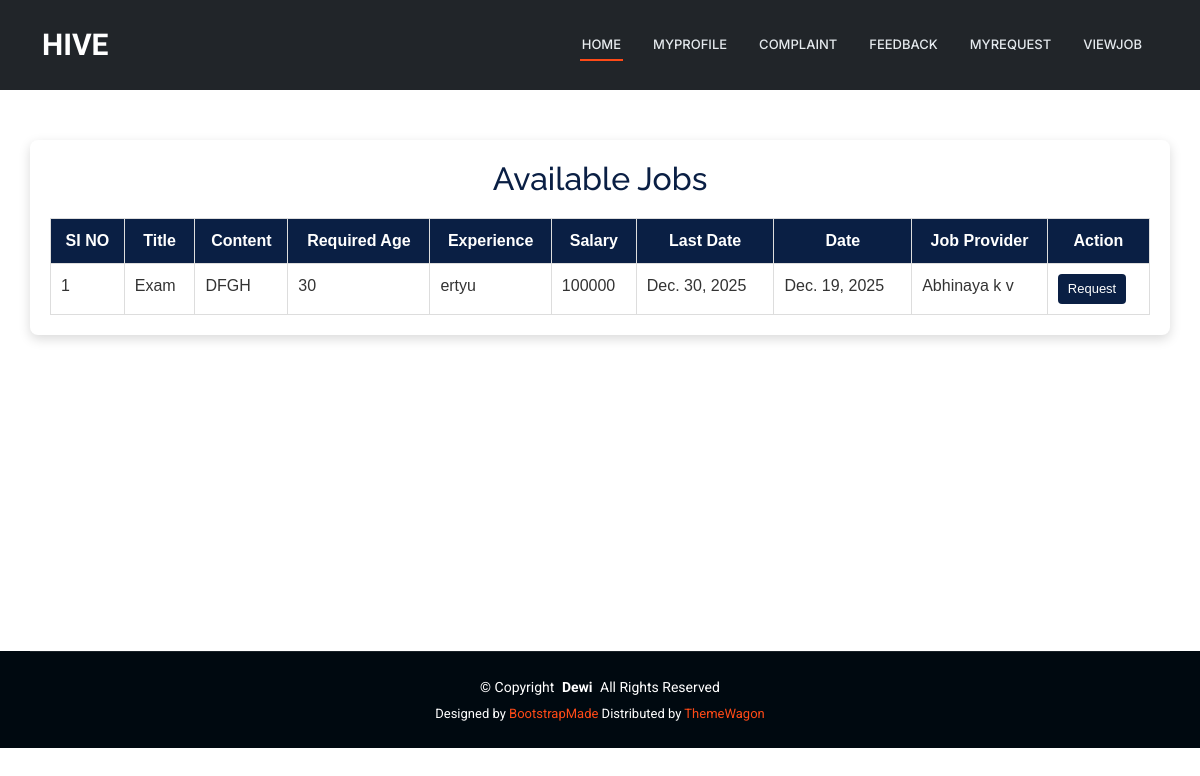
The app's page /User/ViewJob/ with its own data.
### JobProvider/models.py (models this page shows)
class tbl_job(models.Model):
    job_title=models.CharField(max_length=50)
    job_content=models.CharField(max_length=50)
    job_requriedage=models.CharField(max_length=50)
    job_experience=models.CharField(max_length=50)
    job_salary=models.CharField(max_length=50)
    job_lastdate=models.DateField()
    job_date=models.DateField(auto_now_add=True)
    job_status=models.IntegerField(default=0)
    jobprovider_id=models.ForeignKey(tbl_jobprovider,on_delete=models.CASCADE)
    jobcategory_id=models.ForeignKey(tbl_jobcategory,on_delete=models.CASCADE)
    jobtype_id=models.ForeignKey(tbl_jobtype,on_delete=models.CASCADE)

### Guest/models.py (models this page shows)
class tbl_jobprovider(models.Model):
   jobprovider_name = models.CharField(max_length=50)
   jobprovider_email = models.CharField(max_length=50)
   jobprovider_contact = models.CharField(max_length=50)
   jobprovider_address = models.CharField(max_length=100)
   jobprovider_photo = models.FileField(upload_to="Assets/JobProviderDocs/")
   jobprovider_proof = models.FileField(upload_to="Assets/JobProviderDocs/")
   jobprovider_status = models.IntegerField(default=0)
   jobprovider_doj = models.DateField(auto_now_add=True)
   jobprovider_password = models.CharField(max_length=50)
   place = models.ForeignKey(tbl_place,on_delete=models.CASCADE)

### User/views.py (the view)
# urls.py: path('ViewJob/',views.ViewJob,name="ViewJob"),
def ViewJob(request):
    jobdata=tbl_job.objects.filter(job_lastdate__gte=date.today())
    print(jobdata)
    return render(request,'User/ViewJob.html',{'jobdata':jobdata})

### User/Templates/User/ViewJob.html (shortened to what this page needs)
{% extends 'User/Header.html' %}
{% block content %}
<div class="viewjob-wrapper">
    <div class="viewjob-card">
        <h2>Available Jobs</h2>
        <table class="viewjob-table">
            <tr>
                <th>SI NO</th>
                <th>Title</th>
                <th>Content</th>
                <th>Required Age</th>
                <th>Experience</th>
                <th>Salary</th>
                <th>Last Date</th>
                <th>Date</th>
                <th>Job Provider</th>
                <th>Action</th>
            </tr>
            {% for i in jobdata %}
            <tr>
                <td>{{ forloop.counter }}</td>
                <td>{{ i.job_title }}</td>
                <td>{{ i.job_content }}</td>
                <td>{{ i.job_requriedage }}</td>
                <td>{{ i.job_experience }}</td>
                <td>{{ i.job_salary }}</td>
                <td>{{ i.job_lastdate }}</td>
                <td>{{ i.job_date }}</td>
                <td>{{ i.jobprovider_id.jobprovider_name }}</td>
                <td>
                    <a href="{% url 'User:Request' i.id %}" class="request-btn">Request</a>
                </td>
            </tr>
            {% endfor %}
        </table>
    </div>
</div>
<br><br><br><br><br><br><br><br>
{% endblock %}

### Guest/static/Main/assets/css/main.css (style rules this page uses)
:root { --default-font: "Roboto", system-ui, -apple-system, "Segoe UI", Roboto, "Helvetica Neue", Arial, "Noto Sans", "Liberation Sans", sans-serif, "Apple Color Emoji", "Segoe UI Emoji", "Segoe UI Symbol", "Noto Color Emoji"; --heading-font: "Raleway", sans-serif; --nav-font: "Inter", sans-serif; }
:root { --background-color: #ffffff; --default-color: #444444; --heading-color: #273d4e; --accent-color: #ff4a17; --surface-color: #ffffff; --contrast-color: #ffffff; }
:root { --nav-color: #e5eaee; --nav-hover-color: #ff4a17; --nav-mobile-background-color: #ffffff; --nav-dropdown-background-color: #ffffff; --nav-dropdown-color: #444444; --nav-dropdown-hover-color: #ff4a17; }
:root { scroll-behavior: smooth; }
body { color: var(--default-color); background-color: var(--background-color); font-family: var(--default-font); }
a { color: var(--accent-color); text-decoration: none; transition: 0.3s; }
h1, h2, h3, h4, h5, h6 { color: var(--heading-color); font-family: var(--heading-font); }

### User/Templates/User/ViewJob.html (style rules this page uses)
.viewjob-wrapper { width: 100%; display: flex; justify-content: center; margin-top: 40px; font-family: Arial, sans-serif; }
.viewjob-card { width: 95%; max-width: 1200px; background-color: #ffffff; padding: 20px; border-radius: 8px; box-shadow: 0 4px 12px rgba(0, 0, 0, 0.15); }
.viewjob-card h2 { text-align: center; margin-bottom: 20px; color: #0a1f44; }
.viewjob-table { width: 100%; border-collapse: collapse; text-align: left; }
.viewjob-table th, .viewjob-table td { border: 1px solid #ddd; padding: 10px; vertical-align: top; }
.viewjob-table th { background-color: #0a1f44; color: #fff; font-weight: bold; text-align: center; }
.viewjob-table td { color: #333; }
.request-btn { display: inline-block; padding: 5px 10px; background-color: #0a1f44; color: #fff; text-decoration: none; border-radius: 4px; font-size: 13px; }

### records on screen
tbl_job: job_title "Exam", job_content "DFGH", job_requriedage "30", job_experience "ertyu", job_salary "100000", job_lastdate "Dec. 30, 2025", job_date "Dec. 19, 2025", jobprovider_id.jobprovider_name "Abhinaya k v"
